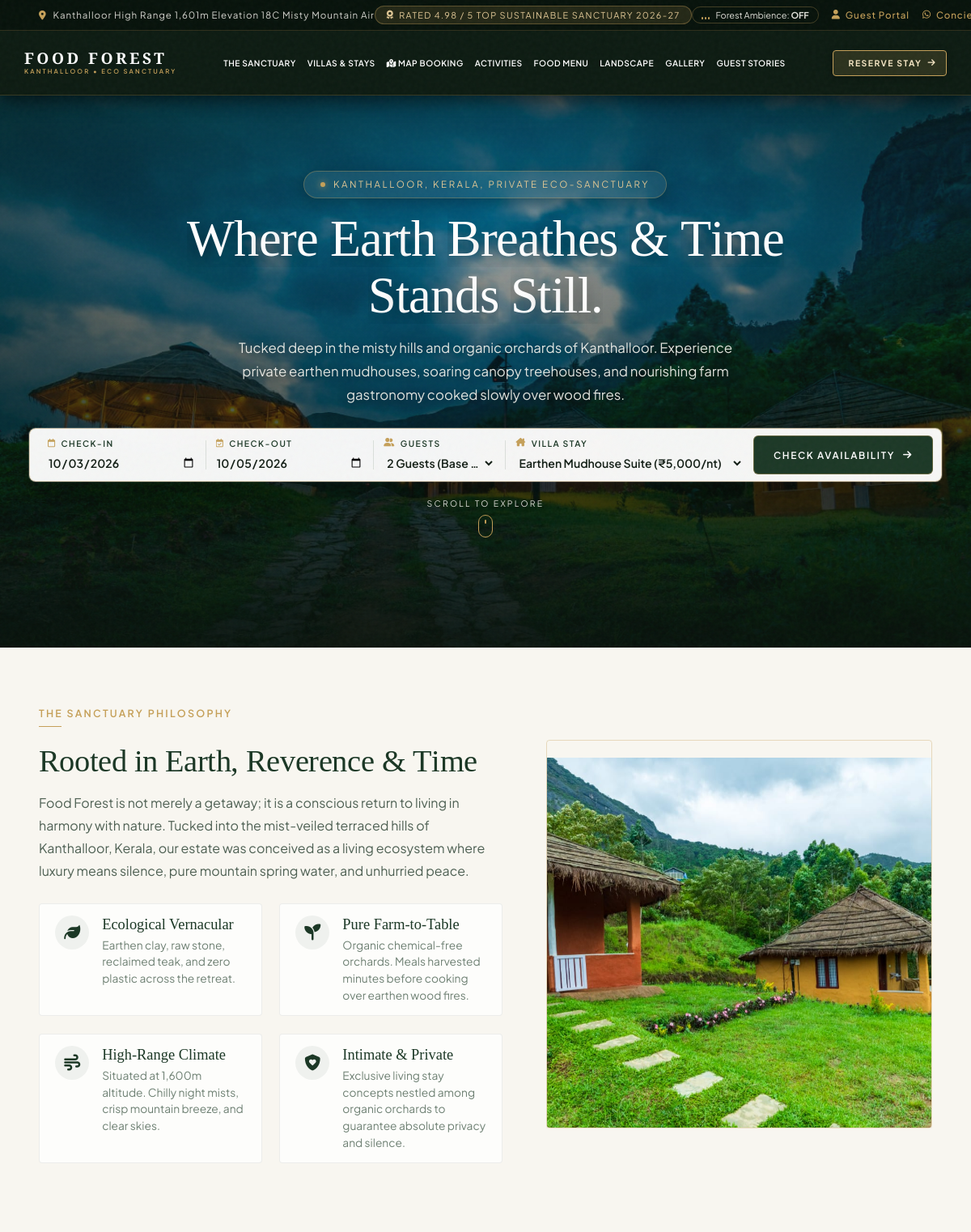
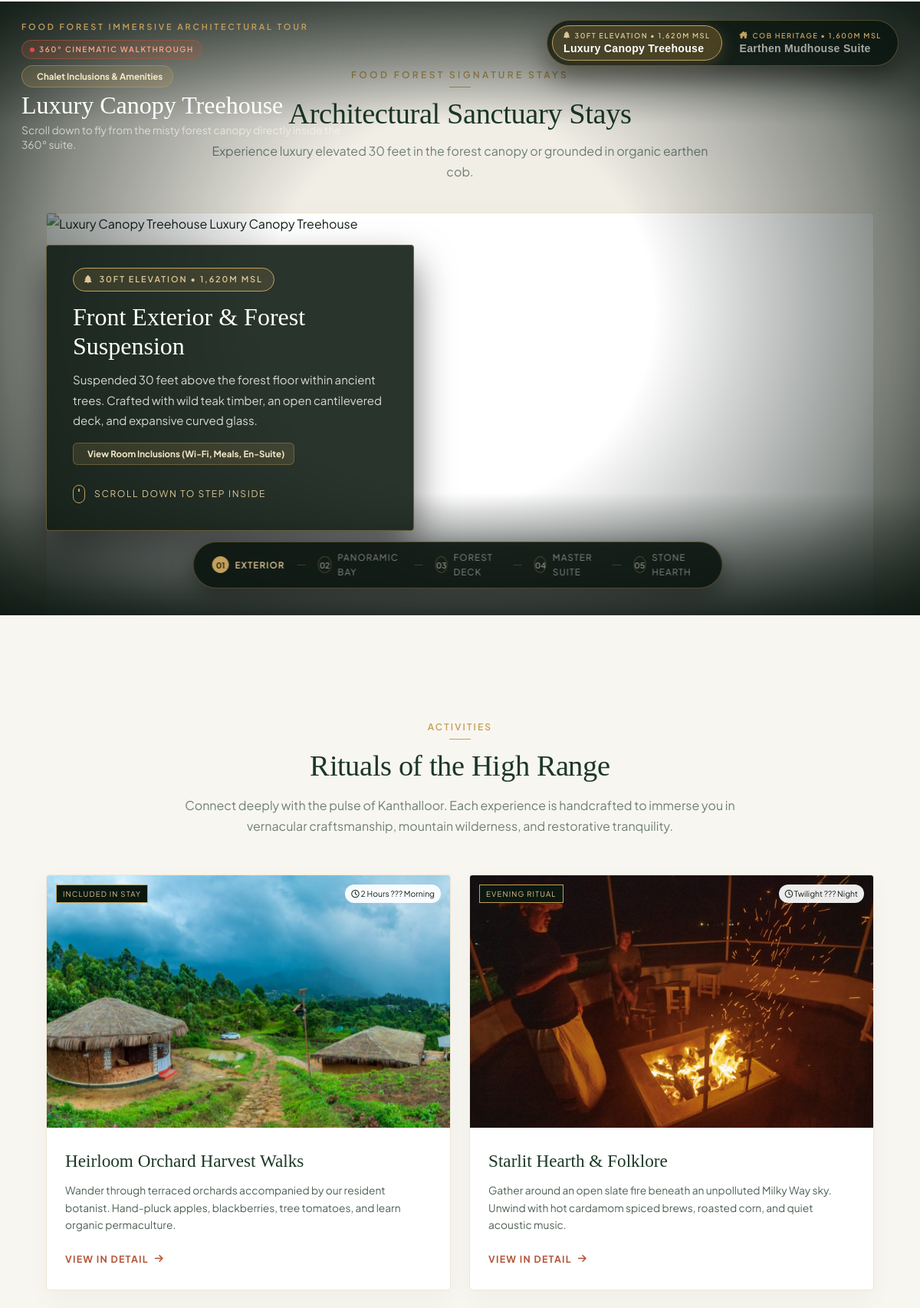
The page / (upper part) on the database its author committed (2 pictures, top to bottom).
### tables this page shows
CREATE TABLE `rooms` (
  `id` int(11) NOT NULL AUTO_INCREMENT,
  `slug` varchar(100) NOT NULL,
  `stay_type` varchar(50) DEFAULT 'treehouse',
  `structure_type` varchar(50) DEFAULT 'single_hut',
  `title` varchar(150) NOT NULL,
  `rate_per_night` decimal(10,2) NOT NULL,
  `single_room_rate` decimal(10,2) DEFAULT NULL,
  `extra_guest_rate` decimal(10,2) DEFAULT 1500.00,
  `extra_child_rate` decimal(10,2) DEFAULT 800.00,
  `elevation` varchar(100) DEFAULT NULL,
  `min_guests` int(11) DEFAULT 2,
  `base_guests` int(11) DEFAULT 2,
  `max_guests` int(11) DEFAULT 2,
  `description` text DEFAULT NULL,
  `amenities` text DEFAULT NULL,
  `inventory_checklist` text DEFAULT NULL,
  `image_url` varchar(255) DEFAULT NULL,
  `photos` text DEFAULT NULL,
  `interior_360_url` varchar(255) DEFAULT NULL,
  `tour_stages_json` longtext DEFAULT NULL,
  `is_available` tinyint(1) DEFAULT 1,
  `created_at` timestamp NOT NULL DEFAULT current_timestamp(),
  PRIMARY KEY (`id`),
  UNIQUE KEY `slug` (`slug`)
);

CREATE TABLE `experiences` (
  `id` int(11) NOT NULL AUTO_INCREMENT,
  `title` varchar(200) NOT NULL,
  `tagline` varchar(255) DEFAULT NULL,
  `badge` varchar(100) DEFAULT 'INCLUDED IN STAY',
  `timing` varchar(100) DEFAULT '2 Hours ??? Morning',
  `schedule_info` varchar(255) DEFAULT NULL,
  `location_info` varchar(255) DEFAULT NULL,
  `suitable_for` varchar(255) DEFAULT NULL,
  `what_to_bring` text DEFAULT NULL,
  `description` text NOT NULL,
  `detailed_description` text DEFAULT NULL,
  `highlights` text DEFAULT NULL,
  `inclusions` text DEFAULT NULL,
  `image_url` varchar(255) NOT NULL,
  `gallery_images` text DEFAULT NULL,
  `display_order` int(11) DEFAULT 0,
  `is_active` tinyint(1) DEFAULT 1,
  `created_at` timestamp NOT NULL DEFAULT current_timestamp(),
  PRIMARY KEY (`id`)
);

### components/rooms.php (shortened to what the rows shown need)
<?php
require_once __DIR__ . '/../admin/includes/db.php';
$rooms_list = get_all_rooms();
$treehouse = null;
$mudhouse = null;
foreach ($rooms_list as $r) {
    $stay_t = $r['stay_type'] ?? '';
    $slug = $r['slug'] ?? '';
    $title = $r['title'] ?? '';
    if ($stay_t === 'treehouse' || stripos($slug, 'tree') !== false || stripos($title, 'tree') !== false) {
        if (!$treehouse) $treehouse = $r;
    }
    if ($stay_t === 'mudhouse' || stripos($slug, 'mud') !== false || stripos($title, 'mud') !== false) {
        if (!$mudhouse) $mudhouse = $r;
    }
}
$default_stay = 'treehouse';
$active_initial_stay = ($default_stay === 'mudhouse') ? $mudhouse : $treehouse;
?>
<section id="rooms-experience" class="rooms-3d-fullscreen-section">
    <div class="tour-overlay-container">
        <div class="stay-selector-wrapper">
            <div class="stay-concept-tabs font-serif">
                <button type="button" class="stay-tab-btn <?php echo $default_stay === 'treehouse' ? 'active' : ''; ?>" data-stay="treehouse" id="tab-stay-treehouse">
                    <span class="stay-tab-pill font-sans"><i class="fa-solid fa-tree"></i> <?php echo htmlspecialchars(strtoupper($treehouse['elevation'] ?? '30FT ELEVATION')); ?></span>
                    <span class="stay-tab-name"><?php echo htmlspecialchars($treehouse['title']); ?></span>
                </button>
                <button type="button" class="stay-tab-btn <?php echo $default_stay === 'mudhouse' ? 'active' : ''; ?>" data-stay="mudhouse" id="tab-stay-mudhouse">
                    <span class="stay-tab-pill font-sans"><i class="fa-solid fa-house-chimney"></i> <?php echo htmlspecialchars(strtoupper($mudhouse['elevation'] ?? 'COB HERITAGE')); ?></span>
                    <span class="stay-tab-name"><?php echo htmlspecialchars($mudhouse['title']); ?></span>
                </button>
            </div>
        </div>
        <div class="treehouse-tour-header">
            <h2 class="tour-title font-serif" id="tour-main-title"><?php echo htmlspecialchars($active_initial_stay['title']); ?></h2>
        </div>
    </div>
    <div class="tour-mobile-fallback" id="webgl-fallback-container">
        <div class="container">
            <div class="mobile-tour-card">
                <div class="mobile-tour-img-wrap">
                    <img src="<?php echo htmlspecialchars(($treehouse['image_url'] ?? '') ?: 'assets/images/treehouse_exterior.png'); ?>" alt="<?php echo htmlspecialchars($treehouse['title']); ?>" class="mobile-tour-img" onerror="this.src='assets/images/treehouse_exterior.png'">
                    <span class="mobile-tour-badge"><?php echo htmlspecialchars($treehouse['title']); ?></span>
                </div>
            </div>
        </div>
    </div>
</section>

### components/experiences.php (shortened to what the rows shown need)
<?php
require_once __DIR__ . '/../admin/includes/db.php';
$experiences_list = get_experiences();
?>
<section id="experiences" class="experiences-section section-padding">
    <div class="container">
        <div class="experiences-grid">
            <?php if (!empty($experiences_list)): ?>
                <?php foreach ($experiences_list as $idx => $exp):
                    $delay = ($idx % 4) * 0.1;
                ?>
                    <div class="experience-card scroll-reveal" style="transition-delay: <?php echo $delay; ?>s;" data-exp-id="<?php echo (int)$exp['id']; ?>">
                        <div class="experience-img-wrapper">
                            <img src="<?php echo htmlspecialchars($exp['image_url']); ?>" alt="<?php echo htmlspecialchars($exp['title']); ?>" class="experience-img" onerror="this.src='assets/images/treehouse_exterior.png'">
                            <div class="experience-badges">
                                <span class="exp-badge font-sans"><?php echo htmlspecialchars($exp['badge']); ?></span>
                                <span class="exp-timing font-sans"><i class="fa-regular fa-clock"></i> <?php echo htmlspecialchars($exp['timing']); ?></span>
                            </div>
                        </div>
                        <div class="experience-info">
                            <h4 class="experience-card-title font-serif"><?php echo htmlspecialchars($exp['title']); ?></h4>
                            <p class="experience-card-desc font-sans">
                                <?php echo htmlspecialchars($exp['description']); ?>
                            </p>
                            <button type="button" class="experience-arrow font-sans open-activity-detail-btn" data-exp-id="<?php echo (int)$exp['id']; ?>" aria-label="View details of <?php echo htmlspecialchars($exp['title']); ?>">
                                <span>View in Detail</span> <i class="fa-solid fa-arrow-right"></i>
                            </button>
                        </div>
                    </div>
                <?php endforeach; ?>
            <?php endif; ?>
        </div>
    </div>
</section>

### rows shown on the page
rooms: elevation "30FT ELEVATION • 1,620M MSL", title "Luxury Canopy Treehouse"
rooms: elevation "COB HERITAGE • 1,600M MSL", title "Earthen Mudhouse Suite"
experiences: image_url (picture), badge "INCLUDED IN STAY", timing "2 Hours ??? Morning", title "Heirloom Orchard Harvest Walks", description "Wander through terraced orchards accompanied by our resident botanist. Hand-pluck apples, blackberries, tree tomatoes, and learn organic permaculture."
experiences: image_url (picture), badge "EVENING RITUAL", timing "Twilight ??? Night", title "Starlit Hearth & Folklore", description "Gather around an open slate fire beneath an unpolluted Milky Way sky. Unwind with hot cardamom spiced brews, roasted corn, and quiet acoustic music."

### other values the page prints
$top_location "Kanthalloor High Range 1,601m Elevation 18C Misty Mountain Air"
$top_accolade "RATED 4.98 / 5 TOP SUSTAINABLE SANCTUARY 2026-27"
$client_label "Guest Portal"
$site_name "FOOD FOREST"
$site_tagline "KANTHALLOOR • ECO SANCTUARY"
$hero_eyebrow "KANTHALLOOR, KERALA, PRIVATE ECO-SANCTUARY"
$hero_desc "Tucked deep in the misty hills and organic orchards of Kanthalloor. Experience private earthen mudhouses, soaring canopy treehouses, and nourishing farm gastronomy cooked slowly over wood fires."
$welcome_badge "THE SANCTUARY PHILOSOPHY"
get_setting('welcome_feat1_title', 'Ecological Vernacular') "Ecological Vernacular"
get_setting('welcome_feat2_title', 'Pure Farm-to-Table') "Pure Farm-to-Table"
get_setting('welcome_feat3_title', 'High-Range Climate') "High-Range Climate"
get_setting('welcome_feat4_title', 'Intimate & Private') "Intimate & Private"
$active_tour_stages['stages'][0]['pill'] "30FT ELEVATION • 1,620M MSL"
$active_tour_stages['stages'][0]['heading'] "Front Exterior & Forest Suspension"
$active_tour_stages['stages'][0]['text'] "Suspended 30 feet above the forest floor within ancient trees. Crafted with wild teak timber, an open cantilevered deck, and expansive curved glass."
